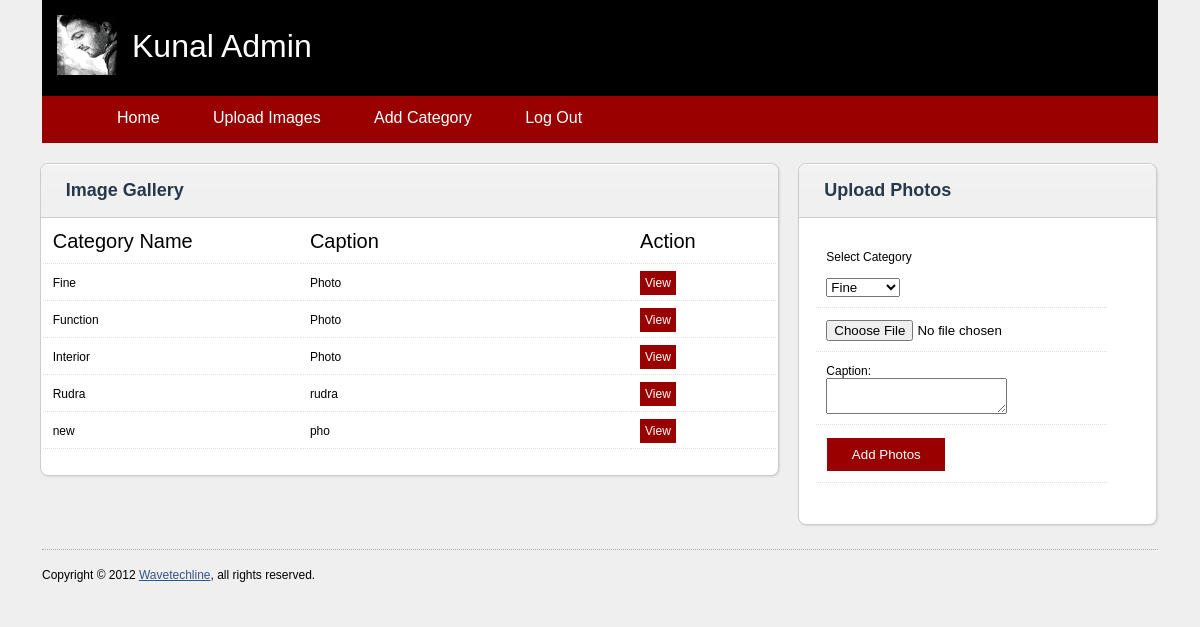
The page /Admin/uploadimage.php on the database its author committed.
### tables this page shows
CREATE TABLE IF NOT EXISTS `gallery_category` (
  `category_id` int(11) NOT NULL AUTO_INCREMENT,
  `category_name` text NOT NULL,
  `caption` varchar(24) NOT NULL,
  PRIMARY KEY (`category_id`)
);

### Admin/uploadimage.php (the view, shortened to what this page needs)
<?php
	$qry="select * from gallery_category";
	$res=mysql_query($qry);
?>
<html>
<head>
	<link rel="stylesheet" href="./css/screen.css" type="text/css" media="screen" title="no title" charset="utf-8" />
	<link rel="stylesheet" href="./css/plugin.css" type="text/css" media="screen" title="no title" charset="utf-8" />
	<link rel="stylesheet" href="./css/custom.css" type="text/css" media="screen" title="no title" charset="utf-8" />
</head>
<body>
<div id="wrapper">
	<div id="header">
		<img src="././images/kunal.jpg" width="60" height="60">
		<h1>Kunal Admin</h1>
	</div>
		<?php
		include("header.php");
		?>
	<div id="content" class="xfluid">
		<div id="gallery_wrapper" class="portlet x8">
			<div class="portlet-header">
				<h4>Image Gallery</h4>
			</div>
			<div>
				<div>
				<table>
				<tr class="maintr">
				<td width="35%">Category Name</td>
				<td width="45%">Caption</td>
				<td width="">Action</td>
				</tr>
				<?php
				while($row=mysql_fetch_array($res))
				{
					echo "<tr>";
					echo "<td>".$row[1]."</td>";
					echo "<td>".$row[2]."</td>";
					echo "<td class='del'><a href='viewimage.php?id=$row[0]'>View</a></td>";
					echo "</tr>";
				}
				?>
				</table>
			</div>
			</div>
		</div>
		<div class="portlet x4">
			<div class="portlet-header">
				<h4>Upload Photos</h4>
			</div>
			<div class="portlet-content">
				<?php
				 include("preupload.php");
				?>
			</div>
		</div>
	</div>
	<div id="footer">
			<p>Copyright &copy; 2012 <a href="javascript:;">Wavetechline</a>, all rights reserved.</p>
	</div>
</div>
</body>
</html>

### Admin/css/screen.css (style rules this page uses)
html, body, div, span, object, iframe, h1, h2, h3, h4, h5, h6, p, blockquote, pre, a, abbr, acronym, address, code, sup, del, dfn, em, img, q, dl, dt, dd, ol, ul, li, fieldset, form, label, legend, table, caption, tbody, tfoot, thead, tr, th, td { font-weight: inherit; font-style: inherit; font-size: 100%; font-family: inherit; padding: 0; margin: 0; border: 0; vertical-align: baseline }
h1,h2,h3, h4,h5,h6 { color: #111; margin-bottom: .75em; }
h1 { font-size: 30px; line-height: 1em; }
h4 { font-size: 14px; color: #666; line-height: 1.25; margin-bottom: 1.25em }
p { margin: 0 0 1.5em }
img { border: none; }
a { color: #358; text-decoration: underline }
table { width: 100%; border: 0; margin-bottom: 2em; }
table td { vertical-align: top; }
table tbody tr td { background: #FFF; border-bottom: 1px dotted #DDD; }
table tbody td { padding: 10px; }
tr:nth-child(odd) { background-color:#F9F9F9; }
tr:nth-child(even) { background-color:#FFF; }
body { background: #EFEFEF; font: 12px/1.7em arial,sans-serif; }
#wrapper { width: 100%; min-width: 960px; margin: 0 auto 150px; }
#header { background-color:#000000; width: 93%; height: 96px; margin: 0 auto; position: relative; }
#header img { padding:15px 0px 0px 15px; }
#header h1 { overflow: hidden; color:#FFFFFF; font-size: 32px; position: absolute; padding:0px 0px 0px 450px; top: 30px; left: 90px; }
#header h1 { padding:0px 10px 0px 0px; }
.del a { background-color:#900; text-decoration:none; color:#FFF; padding:5px 5px 5px 5px; }
#content { width: 95%; margin: 0 auto; position: relative; z-index: 10; }
#footer { width: 93%; height:20px; border-top: 1px dotted #AAA; clear: both; padding: 15px 0; margin: 0 auto; margin-bottom: 10px; }
.portlet { background: #FFF; margin-bottom: 1.5em; position: relative; border: 1px solid #CCC; -moz-border-radius: 8px; -webkit-border-radius: 8px; border-radius: 8px; -moz-box-shadow: 1px 1px 2px rgba(0,0,0,.10); -webkit-box-shadow: 1px 1px 2px rgba(0,0,0,.10); box-shadow: 1px 1px 2px rgba(0,0,0,.10); }
.portlet-header { background: #F0F0F0 url(../images/portlet-header-bg.png) repeat-x 0 0; color: #444; text-align: left; padding: 15px 0 15px 0; width: 100%; cursor: pointer; position: relative; overflow: hidden; border-bottom: 1px solid #CCC; -webkit-border-top-left-radius: 8px; -webkit-border-top-right-radius: 8px; -moz-border-radius-topleft: 8px; -moz-border-radius-topright: 8px; border-top-left-radius: 8px; border-top-right-radius: 8px; }
.portlet-header h4 { font-size: 18px; font-style: normal; font-weight: bold; color: #263849; padding: 0 0 0 25px; margin: 0; }
.portlet-content { padding: 20px 15px 15px; position: relative; }
.xfluid { width: 96%; }
.x4 { width: 300px; }
.x8 { width: 620px; }
.xfluid .x4 { width: 31.33%; }
.xfluid .x8 { width: 64.67%; }
.x1, .x2, .x3, .x4, .x5, .x6, .x7, .x8, .x9, .x10, .x11, .x12 { margin: 0 10px 1.5em; float: left; }
.xfluid .x1, .xfluid .x2, .xfluid .x3, .xfluid .x4, .xfluid .x5, .xfluid .x6, .xfluid .x7, .xfluid .x8, .xfluid .x9, .xfluid .x10, .xfluid .x11, .xfluid .x12 { margin: 0 .85% 2em; }

### Admin/css/custom.css (style rules this page uses)
#gallery_wrapper { text-align: center; }
.maintr td { font-size:20px; }

### rows shown on the page
gallery_category: category_name "Fine", caption "Photo"
gallery_category: category_name "Function", caption "Photo"
gallery_category: category_name "Interior", caption "Photo"
gallery_category: category_name "Rudra", caption "rudra"
gallery_category: category_name "new", caption "pho"

### other values the page prints
form field category "Fine"
